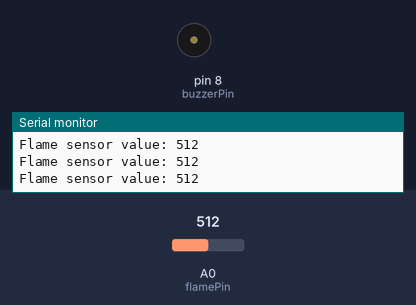
Simulated run of this sketch. Board: Arduino Uno, built with avr-gcc and run on an emulated ATmega328P. Shown: buzzer (waves = sounding, pin HIGH), the last lines printed to the serial monitor. The inputs (shaded band) are chosen by the test bench; at power-on: A0 (flamePin) = 512.

Above: at 1.2 s.
1.3 s: A0 (flamePin) set to 488
At 2.3 s:
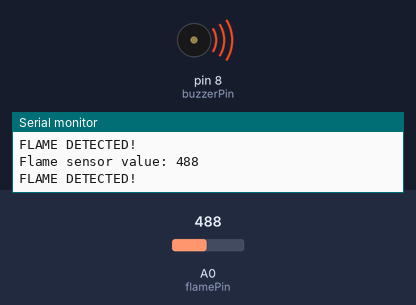
2.8 s: A0 (flamePin) set to 510
At 3.8 s:
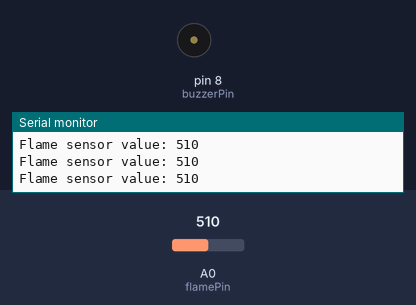
4.3 s: A0 (flamePin) set to 490
At 5.2 s:
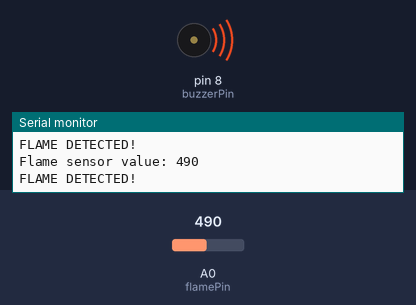
Timing chart, 0 to 7.3 s (numbered marks = the images above; inputs shaded):
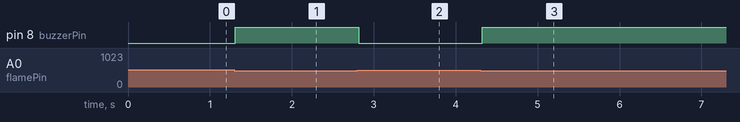

Measured:
- the behaviour switches between 500 and 499 on A0 (flamePin) (found by bisection; images 0 and 1)
- after the input at 1.3 s, pin 8 (buzzerPin): LOW → HIGH at once
- after the input at 2.8 s, pin 8 (buzzerPin): HIGH → LOW at once
- after the input at 4.3 s, pin 8 (buzzerPin): LOW → HIGH at once

The sketch:

alarm_system.ino
```cpp
const int flamePin = A0;
const int buzzerPin = 8;

const int threshold = 500;


void setup() {
  pinMode(buzzerPin, OUTPUT);
  pinMode(flamePin, INPUT);
  Serial.begin(9600);
}

void loop() {
  int flameValue = analogRead(flamePin);

  Serial.print("Flame sensor value: ");
  Serial.println(flameValue);

  if (flameValue < threshold) {
    digitalWrite(buzzerPin, HIGH);
    Serial.println("FLAME DETECTED!");
  }
  else {
    digitalWrite(buzzerPin, LOW);
  }
  delay(100);
}
```
